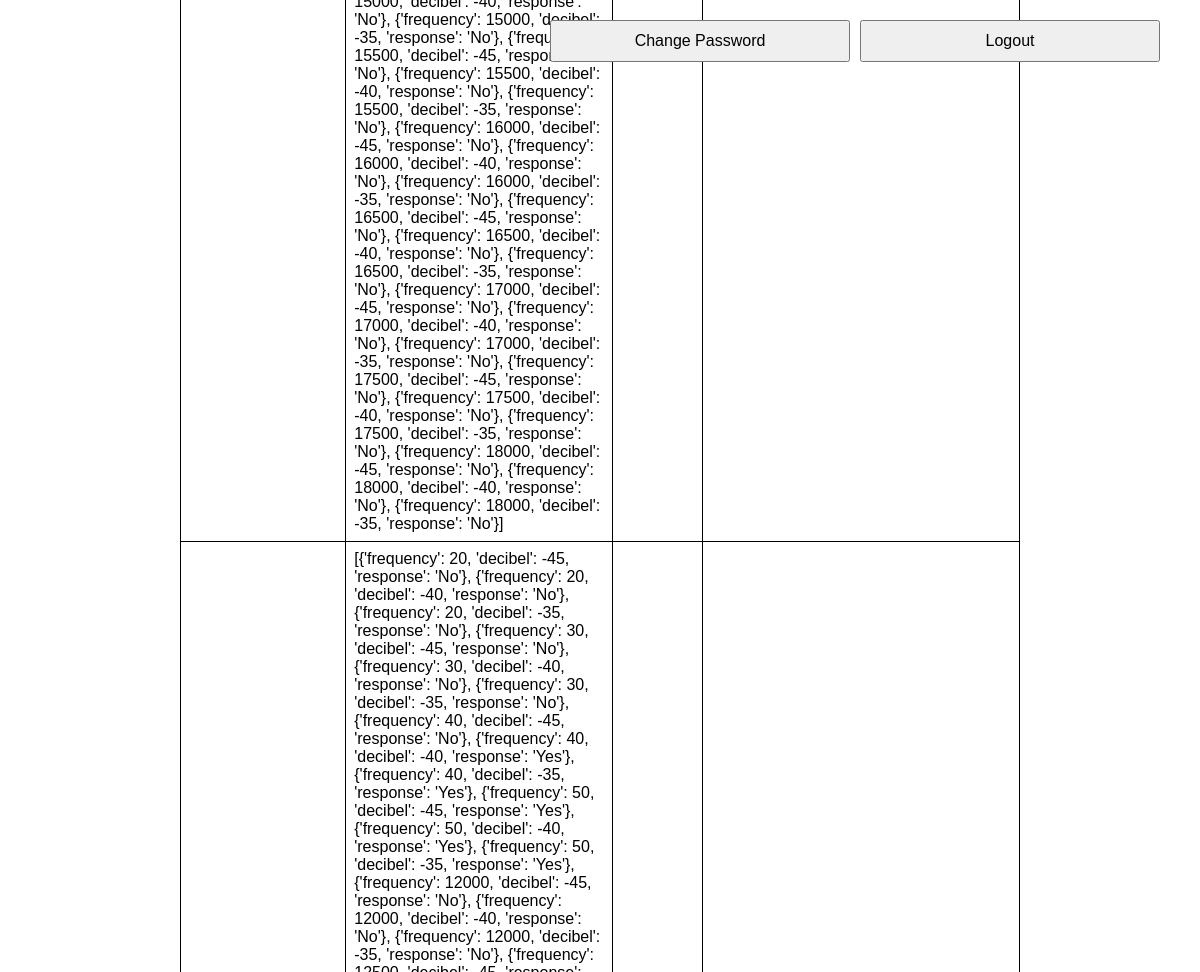
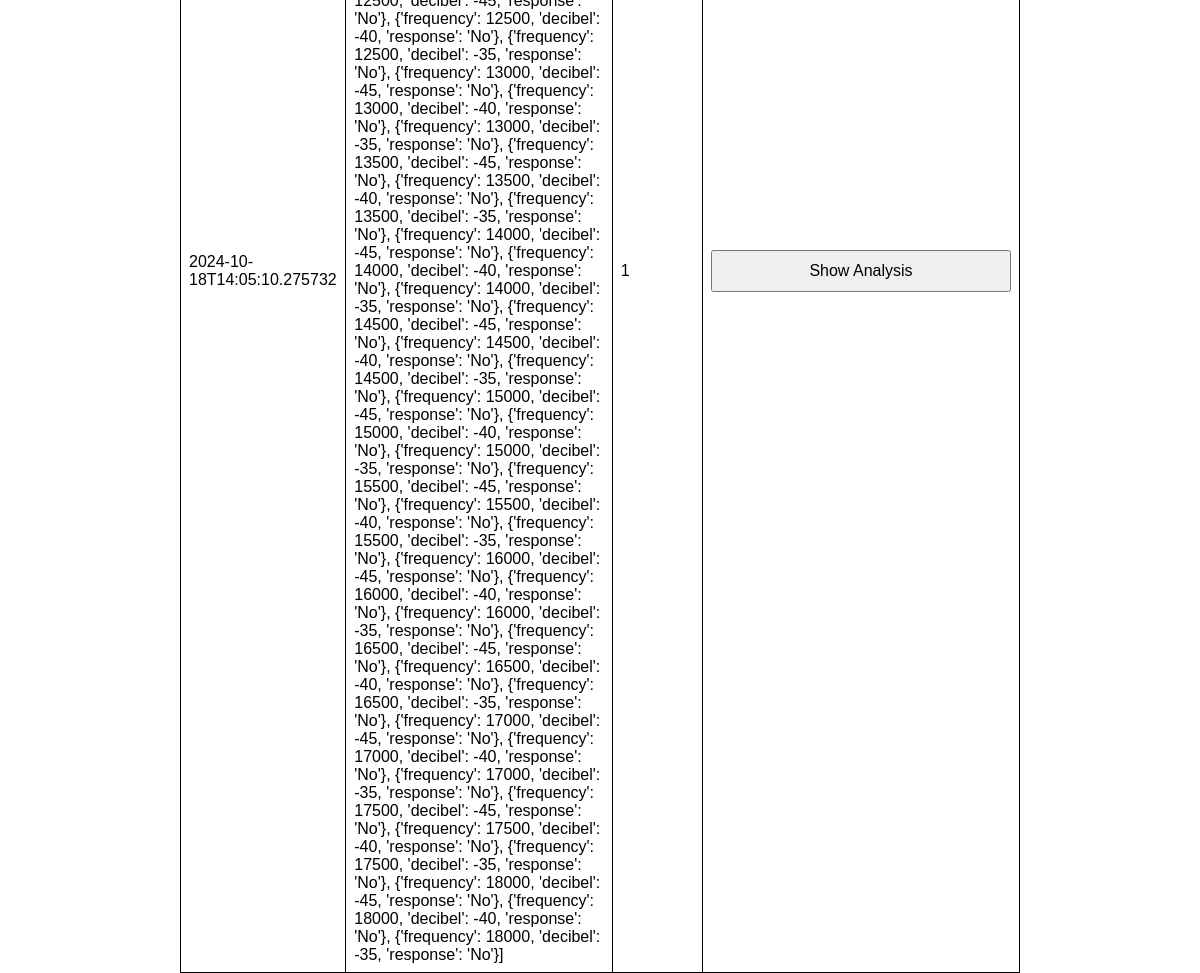
The app's page /dashboard (signed in) with its own data (2 pictures, top to bottom).
### tables this page shows
CREATE TABLE analysis_results (
        id INTEGER PRIMARY KEY AUTOINCREMENT,
        user_id INTEGER,                               -- user id from recorded session of the user
        timestamp DATETIME NOT NULL,                   -- Adding date time to identify date and time of test performed
        response TEXT NOT NULL,                        -- Adding results
        pred_age INTEGER,                              -- Adding predicted age
        FOREIGN KEY (user_id) REFERENCES users (id)
    );

### app.py (the view)
@app.route('/dashboard')
def dashboard():
    user_id = session['user_id']
    conn = get_db_connection()
    data = conn.execute('SELECT * FROM analysis_results WHERE user_id =?', (user_id,)).fetchall()    # Fetch multiple entries
    conn.close()
    return render_template('dashboard.html', data=data)

### app.py (called while the page is built)
def get_db_connection():
    conn = sqlite3.connect(DB_Path)
    conn.row_factory = sqlite3.Row
    return conn

### templates/dashboard.html (shortened to what this page needs)
<!DOCTYPE html>
<html lang="en">
<head>
</head>
<body>
    <div class="top-right-buttons">
        <form action="{{ url_for('change_password') }}" method="get">
            <button type="submit">Change Password</button>
        </form>
        <form action="{{ url_for('logout') }}" method="get">
            <button type="submit">Logout</button>
        </form>
    </div>
    <table>
        <tbody>
            {% for row in data %}
            <tr>
                <td>{{ row['timestamp'] }}</td>
                <td>{{ row['response'] }}</td>
                <td>{{ row['pred_age'] }}</td>
                <td>
                    <button onclick="performAnalysis({{ row['id'] }})">Show Analysis</button>
                </td>
            </tr>
            {% endfor %}
        </tbody>
    </table>
</body>
</html>

### templates/dashboard.html (style rules this page uses)
body { font-family: Arial, sans-serif; margin: 0; padding: 0; position: relative; height: 100vh; display: flex; flex-direction: column; align-items: center; justify-content: center; }
.top-right-buttons { position: absolute; top: 20px; right: 40px; display: flex; gap: 10px; }
button { padding: 10px 20px; font-size: 16px; cursor: pointer; width: 300px; }
table { width: 70%; border-collapse: collapse; }
table, th, td { border: 1px solid black; }
th, td { padding: 8px; text-align: left; }

### records on screen
analysis_results: timestamp "2024-10-18T14:05:10.275732", response "[{'frequency': 20, 'decibel': -45, 'response': 'No'}, {'frequency': 20, 'decibel': -40, 'response': 'No'}, {'frequency': 20, 'decibel': -35, 'response': 'No'}, {'frequency': 30, 'decibel': -45, 'response': 'No'}, {'frequency': 30, 'decibel': -40, 'response': 'No'}, {'frequency': 30, 'decibel': -35, 'response': 'No'}, {'frequency': 40, 'decibel': -45, 'response': 'No'}, {'frequency': 40, 'decibel': -40, 'response': 'Yes'}, {'frequency': 40, 'decibel': -35, 'response': 'Yes'}, {'frequency': 50, 'decibel': -45, 'response': 'Yes'}, {'frequency': 50, 'decibel': -40, 'response': 'Yes'}, {'frequency': 50, 'decibel': -35, 'response': 'Yes'}, {'frequency': 12000, 'decibel': -45, 'response': 'No'},…", pred_age "1"
